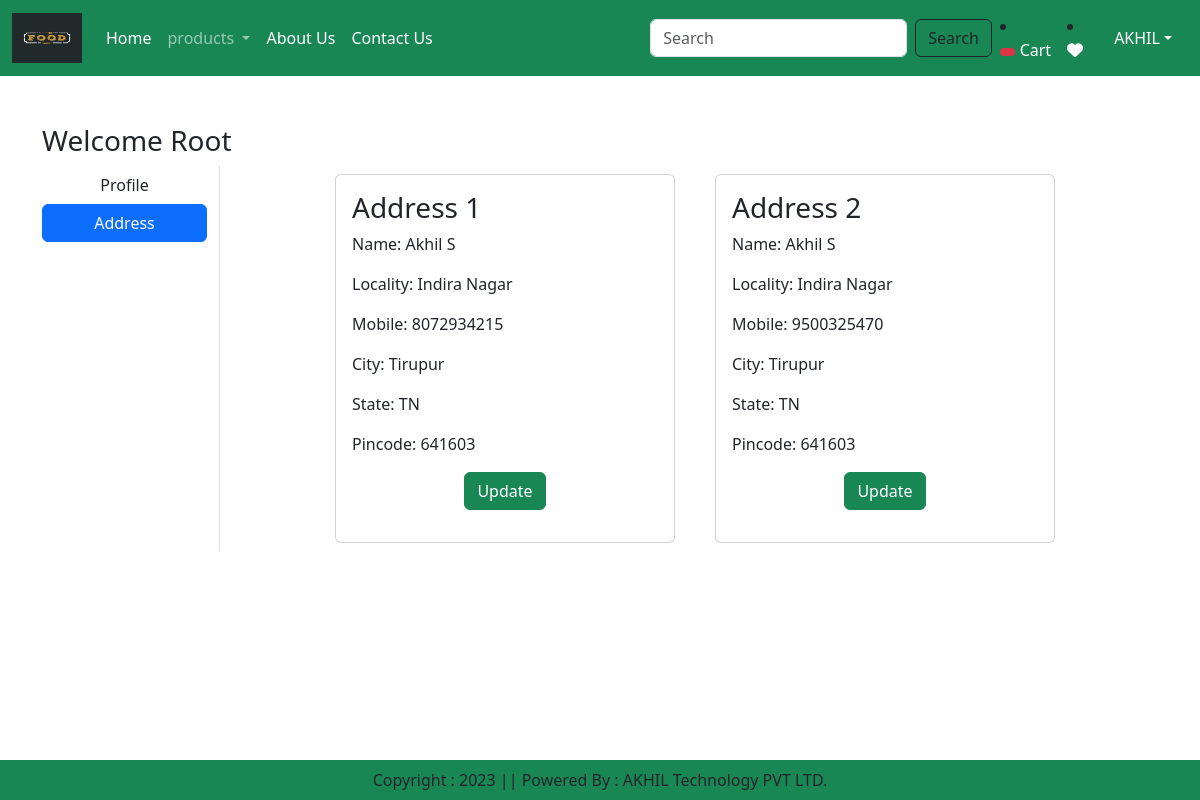
The page /address/ (signed in) on the database its author committed.
### ss/models.py (models this page shows, shortened)
class Customer(models.Model):
    user = models.ForeignKey(User,on_delete=models.CASCADE)
    name = models.CharField(max_length=200)
    locality = models.CharField(max_length=200)
    city = models.CharField(max_length=50)
    mobile = models.IntegerField(default=0)
    zipcode = models.IntegerField()
    state = models.CharField(choices=STATE_CHOICES,max_length=100)

### ss/views.py (the view)
# urls.py: path('address/',views.address, name='address'),
@login_required()
def address(request):
    add = Customer.objects.filter(user=request.user)
    return render(request, 'ss/address.html',locals())

### ss/templates/ss/address.html (shortened to what this page needs)
{% extends 'ss/base.html' %}
{% load static %}
{% block main-content %}
<div class="container my-5">
	<div class="row">
	 <h3>Welcome <span class="text-capitalize">{{request.user}}</span></h3>
		<div class="col-sm-2 border-end">
			<ul class="list-unstyled">
			 <li class="d-grid"><a href="{% url 'profile' %}" class="btn">Profile</a></li>
			 <li class="d-grid"><a href="{% url 'address' %}" class="btn btn-primary">Address</a></li>
			</ul>
		</div>
		<div class="col-sm-8 offset-sm-1">
			<div class="row">
				{% for ad in add %}
				<div class="col-sm-6">
					<div class="card m-2">
					 <div class="card-body">
					  <h3>Address {{forloop.counter}}</h3>
					  <p>Name: {{ad.name}}</p>
					  <p>Locality: {{ad.locality}}</p>
					  <p>Mobile: {{ad.mobile}}</p>
					  <p>City: {{ad.city}}</p>
					  <p>State: {{ad.state}}</p>
					  <p>Pincode: {{ad.zipcode}}</p>
					  <p class="text-center"><a href="{% url 'updateAddress' pk=ad.id %}" type="button" class="btn btn-success">Update</a></p>
					 </div>
					</div>
				</div>
				{% endfor %}
			</div>
		</div>
	</div>
</div>
{% endblock main-content %}

### rows shown on the page
Customer: name "Akhil S", locality "Indira Nagar", mobile "8072934215", city "Tirupur", state "TN", zipcode "641603"
Customer: name "Akhil S", locality "Indira Nagar", mobile "9500325470", city "Tirupur", state "TN", zipcode "641603"

### other values the page prints
{{ request.user }} "Root"
